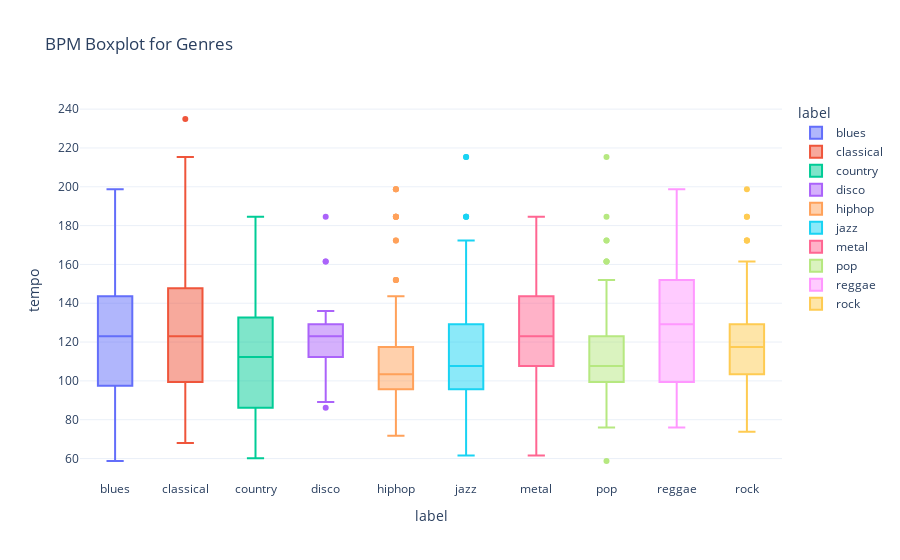

Source (notebook cell):
### Markdown cell above
BPM Boxplot and chosen feature histogram

### Code cell
x = df[["label", "tempo"]]

bpm_box = px.box(
    df, 
    y="tempo", 
    x="label", 
    color="label", 
    title="BPM Boxplot for Genres", 
    width=900 
)

bpm_box.show()

### Figure 1 — Plotly figure (JSON) as saved in the notebook; plotly's stock layout.template omitted (floating-point values rounded to 4 significant figures)
{"data": [{"alignmentgroup": "True", "hovertemplate": "label=%{x}<br>tempo=%{y}<extra></extra>", "legendgroup": "blues", "marker": {"color": "#636efa"}, "name": "blues", "notched": false, "offsetgroup": "blues", "orientation": "v", "showlegend": true, "type": "box", "x": ["blues", "blues", "blues", "blues", "blues", "blues", "blues", "blues", "blues", "blues", "blues", "blues", "blues", "blues", "blues", "blues", "blues", "blues", "blues", "blues", "blues", "blues", "blues", "blues", "blues", "blues", "blues", "blues", "blues", "blues", "blues", "blues", "blues", "blues", "blues", "blues", "blues", "blues", "blues", "blues", "blues", "blues", "blues", "blues", "blues", "blues", "blues", "blues", "blues", "blues", "blues", "blues", "blues", "blues", "blues", "blues", "blues", "blues", "blues", "blues", "blues", "blues", "blues", "blues", "blues", "blues", "blues", "blues", "blues", "blues", "blues", "blues", "blues", "blues", "blues", "blues", "blues", "blues", "blues", "blues", "blues", "blues", "blues", "blues", "blues", "blues", "blues", "blues", "blues", "blues", "blues", "blues", "blues", "blues", "blues", "blues", "blues", "blues", "blues", "blues"], "x0": " ", "xaxis": "x", "y": [58.73, 172.3, 136.0, 136.0, 123.0, 78.3, 129.2, 99.38, 123.0, 83.35, 112.3, 143.6, 152.0, 103.4, 152.0, 123.0, 63.02, 143.6, 103.4, 136.0, 89.1, 161.5, 92.29, 129.2, 103.4, 117.5, 143.6, 123.0, 78.3, 136.0, 129.2, 172.3, 89.1, 161.5, 136.0, 117.5, 152.0, 92.29, 83.35, 143.6, 103.4, 152.0, 83.35, 123.0, 152.0, 92.29, 80.75, 99.38, 129.2, 184.6, 136.0, 83.35, 152.0, 95.7, 184.6, 123.0, 184.6, 71.78, 92.29, 107.7, 69.84, 161.5, 117.5, 86.13, 161.5, 136.0, 103.4, 123.0, 152.0, 103.4, 68.0, 129.2, 172.3, 63.02, 161.5, 198.8, 73.83, 107.7, 107.7, 107.7, 78.3, 143.6, 92.29, 161.5, 103.4, 99.38, 161.5, 123.0, 172.3, 92.29, 99.38, 117.5, 112.3, 107.7, 123.0, 112.3, 152.0, 129.2, 117.5, 123.0], "y0": " ", "yaxis": "y"}, {"alignmentgroup": "True", "hovertemplate": "label=%{x}<br>tempo=%{y}<extra></extra>", "legendgroup": "classical", "marker": {"color": "#EF553B"}, "name": "classical", "notched": false, "offsetgroup": "classical", "orientation": "v", "showlegend": true, "type": "box", "x": ["classical", "classical", "classical", "classical", "classical", "classical", "classical", "classical", "classical", "classical", "classical", "classical", "classical", "classical", "classical", "classical", "classical", "classical", "classical", "classical", "classical", "classical", "classical", "classical", "classical", "classical", "classical", "classical", "classical", "classical", "classical", "classical", "classical", "classical", "classical", "classical", "classical", "classical", "classical", "classical", "classical", "classical", "classical", "classical", "classical", "classical", "classical", "classical", "classical", "classical", "classical", "classical", "classical", "classical", "classical", "classical", "classical", "classical", "classical", "classical", "classical", "classical", "classical", "classical", "classical", "classical", "classical", "classical", "classical", "classical", "classical", "classical", "classical", "classical", "classical", "classical", "classical", "classical", "classical", "classical", "classical", "classical", "classical", "classical", "classical", "classical", "classical", "classical", "classical", "classical", "classical", "classical", "classical", "classical", "classical", "classical", "classical", "classical", "classical", "classical"], "x0": " ", "xaxis": "x", "y": [143.6, 184.6, 136.0, 99.38, 95.7, 136.0, 123.0, 107.7, 80.75, 68.0, 161.5, 129.2, 92.29, 107.7, 112.3, 95.7, 123.0, 215.3, 107.7, 129.2, 184.6, 143.6, 152.0, 86.13, 198.8, 95.7, 107.7, 95.7, 83.35, 117.5, 103.4, 136.0, 117.5, 69.84, 78.3, 123.0, 161.5, 103.4, 95.7, 136.0, 95.7, 112.3, 129.2, 152.0, 117.5, 161.5, 123.0, 143.6, 136.0, 234.9, 136.0, 152.0, 95.7, 161.5, 107.7, 107.7, 215.3, 129.2, 95.7, 99.38, 152.0, 103.4, 161.5, 143.6, 152.0, 161.5, 83.35, 112.3, 136.0, 161.5, 95.7, 143.6, 99.38, 99.38, 89.1, 71.78, 143.6, 89.1, 161.5, 143.6, 123.0, 117.5, 129.2, 143.6, 184.6, 95.7, 136.0, 117.5, 172.3, 89.1, 99.38, 103.4, 95.7, 161.5, 152.0, 117.5, 103.4, 172.3, 161.5, 123.0], "y0": " ", "yaxis": "y"}, {"alignmentgroup": "True", "hovertemplate": "label=%{x}<br>tempo=%{y}<extra></extra>", "legendgroup": "country", "marker": {"color": "#00cc96"}, "name": "country", "notched": false, "offsetgroup": "country", "orientation": "v", "showlegend": true, "type": "box", "x": ["country", "country", "country", "country", "country", "country", "country", "country", "country", "country", "country", "country", "country", "country", "country", "country", "country", "country", "country", "country", "country", "country", "country", "country", "country", "country", "country", "country", "country", "country", "country", "country", "country", "country", "country", "country", "country", "country", "country", "country", "country", "country", "country", "country", "country", "country", "country", "country", "country", "country", "country", "country", "country", "country", "country", "country", "country", "country", "country", "country", "country", "country", "country", "country", "country", "country", "country", "country", "country", "country", "country", "country", "country", "country", "country", "country", "country", "country", "country", "country", "country", "country", "country", "country", "country", "country", "country", "country", "country", "country", "country", "country", "country", "country", "country", "country", "country", "country", "country", "country"], "x0": " ", "xaxis": "x", "y": [103.4, 83.35, 184.6, 143.6, 172.3, 143.6, 117.5, 136.0, 69.84, 60.09, 95.7, 112.3, 143.6, 123.0, 136.0, 112.3, 66.26, 112.3, 143.6, 112.3, 152.0, 152.0, 64.6, 117.5, 89.1, 86.13, 136.0, 152.0, 129.2, 89.1, 89.1, 161.5, 83.35, 107.7, 89.1, 112.3, 103.4, 129.2, 129.2, 112.3, 123.0, 152.0, 80.75, 117.5, 95.7, 107.7, 99.38, 136.0, 103.4, 66.26, 112.3, 184.6, 83.35, 99.38, 92.29, 92.29, 107.7, 99.38, 129.2, 161.5, 86.13, 83.35, 112.3, 73.83, 89.1, 89.1, 103.4, 80.75, 68.0, 136.0, 112.3, 99.38, 117.5, 117.5, 112.3, 129.2, 129.2, 143.6, 76.0, 172.3, 143.6, 112.3, 86.13, 143.6, 117.5, 78.3, 66.26, 80.75, 78.3, 64.6, 117.5, 161.5, 86.13, 136.0, 152.0, 89.1, 71.78, 78.3, 117.5, 73.83], "y0": " ", "yaxis": "y"}, {"alignmentgroup": "True", "hovertemplate": "label=%{x}<br>tempo=%{y}<extra></extra>", "legendgroup": "disco", "marker": {"color": "#ab63fa"}, "name": "disco", "notched": false, "offsetgroup": "disco", "orientation": "v", "showlegend": true, "type": "box", "x": ["disco", "disco", "disco", "disco", "disco", "disco", "disco", "disco", "disco", "disco", "disco", "disco", "disco", "disco", "disco", "disco", "disco", "disco", "disco", "disco", "disco", "disco", "disco", "disco", "disco", "disco", "disco", "disco", "disco", "disco", "disco", "disco", "disco", "disco", "disco", "disco", "disco", "disco", "disco", "disco", "disco", "disco", "disco", "disco", "disco", "disco", "disco", "disco", "disco", "disco", "disco", "disco", "disco", "disco", "disco", "disco", "disco", "disco", "disco", "disco", "disco", "disco", "disco", "disco", "disco", "disco", "disco", "disco", "disco", "disco", "disco", "disco", "disco", "disco", "disco", "disco", "disco", "disco", "disco", "disco", "disco", "disco", "disco", "disco", "disco", "disco", "disco", "disco", "disco", "disco", "disco", "disco", "disco", "disco", "disco", "disco", "disco", "disco", "disco", "disco"], "x0": " ", "xaxis": "x", "y": [123.0, 123.0, 99.38, 123.0, 112.3, 129.2, 123.0, 136.0, 123.0, 107.7, 123.0, 123.0, 117.5, 107.7, 107.7, 129.2, 107.7, 123.0, 107.7, 136.0, 112.3, 117.5, 129.2, 103.4, 123.0, 129.2, 161.5, 107.7, 117.5, 129.2, 136.0, 99.38, 86.13, 123.0, 103.4, 89.1, 123.0, 123.0, 117.5, 123.0, 129.2, 136.0, 117.5, 112.3, 129.2, 112.3, 112.3, 129.2, 136.0, 123.0, 123.0, 129.2, 161.5, 107.7, 123.0, 129.2, 107.7, 123.0, 123.0, 112.3, 107.7, 95.7, 129.2, 184.6, 112.3, 123.0, 92.29, 123.0, 123.0, 129.2, 103.4, 123.0, 117.5, 117.5, 103.4, 123.0, 112.3, 99.38, 123.0, 123.0, 136.0, 136.0, 123.0, 107.7, 129.2, 123.0, 112.3, 129.2, 123.0, 123.0, 136.0, 112.3, 129.2, 99.38, 129.2, 107.7, 129.2, 123.0, 129.2, 117.5], "y0": " ", "yaxis": "y"}, {"alignmentgroup": "True", "hovertemplate": "label=%{x}<br>tempo=%{y}<extra></extra>", "legendgroup": "hiphop", "marker": {"color": "#FFA15A"}, "name": "hiphop", "notched": false, "offsetgroup": "hiphop", "orientation": "v", "showlegend": true, "type": "box", "x": ["hiphop", "hiphop", "hiphop", "hiphop", "hiphop", "hiphop", "hiphop", "hiphop", "hiphop", "hiphop", "hiphop", "hiphop", "hiphop", "hiphop", "hiphop", "hiphop", "hiphop", "hiphop", "hiphop", "hiphop", "hiphop", "hiphop", "hiphop", "hiphop", "hiphop", "hiphop", "hiphop", "hiphop", "hiphop", "hiphop", "hiphop", "hiphop", "hiphop", "hiphop", "hiphop", "hiphop", "hiphop", "hiphop", "hiphop", "hiphop", "hiphop", "hiphop", "hiphop", "hiphop", "hiphop", "hiphop", "hiphop", "hiphop", "hiphop", "hiphop", "hiphop", "hiphop", "hiphop", "hiphop", "hiphop", "hiphop", "hiphop", "hiphop", "hiphop", "hiphop", "hiphop", "hiphop", "hiphop", "hiphop", "hiphop", "hiphop", "hiphop", "hiphop", "hiphop", "hiphop", "hiphop", "hiphop", "hiphop", "hiphop", "hiphop", "hiphop", "hiphop", "hiphop", "hiphop", "hiphop", "hiphop", "hiphop", "hiphop", "hiphop", "hiphop", "hiphop", "hiphop", "hiphop", "hiphop", "hiphop", "hiphop", "hiphop", "hiphop", "hiphop", "hiphop", "hiphop", "hiphop", "hiphop", "hiphop", "hiphop"], "x0": " ", "xaxis": "x", "y": [99.38, 117.5, 143.6, 92.29, 103.4, 143.6, 99.38, 117.5, 198.8, 172.3, 89.1, 103.4, 143.6, 99.38, 107.7, 99.38, 92.29, 198.8, 99.38, 103.4, 129.2, 92.29, 107.7, 107.7, 107.7, 152.0, 103.4, 112.3, 80.75, 95.7, 99.38, 92.29, 112.3, 103.4, 95.7, 152.0, 89.1, 89.1, 107.7, 95.7, 152.0, 112.3, 112.3, 103.4, 95.7, 103.4, 117.5, 99.38, 95.7, 136.0, 117.5, 112.3, 99.38, 103.4, 103.4, 184.6, 95.7, 184.6, 99.38, 92.29, 184.6, 129.2, 117.5, 92.29, 117.5, 123.0, 92.29, 95.7, 99.38, 92.29, 107.7, 107.7, 95.7, 92.29, 95.7, 95.7, 92.29, 172.3, 95.7, 86.13, 92.29, 99.38, 99.38, 99.38, 92.29, 136.0, 117.5, 92.29, 198.8, 123.0, 136.0, 71.78, 184.6, 184.6, 95.7, 95.7, 99.38, 99.38, 103.4, 123.0], "y0": " ", "yaxis": "y"}, {"alignmentgroup": "True", "hovertemplate": "label=%{x}<br>tempo=%{y}<extra></extra>", "legendgroup": "jazz", "marker": {"color": "#19d3f3"}, "name": "jazz", "notched": false, "offsetgroup": "jazz", "orientation": "v", "showlegend": true, "type": "box", "x": ["jazz", "jazz", "jazz", "jazz", "jazz", "jazz", "jazz", "jazz", "jazz", "jazz", "jazz", "jazz", "jazz", "jazz", "jazz", "jazz", "jazz", "jazz", "jazz", "jazz", "jazz", "jazz", "jazz", "jazz", "jazz", "jazz", "jazz", "jazz", "jazz", "jazz", "jazz", "jazz", "jazz", "jazz", "jazz", "jazz", "jazz", "jazz", "jazz", "jazz", "jazz", "jazz", "jazz", "jazz", "jazz", "jazz", "jazz", "jazz", "jazz", "jazz", "jazz", "jazz", "jazz", "jazz", "jazz", "jazz", "jazz", "jazz", "jazz", "jazz", "jazz", "jazz", "jazz", "jazz", "jazz", "jazz", "jazz", "jazz", "jazz", "jazz", "jazz", "jazz", "jazz", "jazz", "jazz", "jazz", "jazz", "jazz", "jazz", "jazz", "jazz", "jazz", "jazz", "jazz", "jazz", "jazz", "jazz", "jazz", "jazz", "jazz", "jazz", "jazz", "jazz", "jazz", "jazz", "jazz", "jazz", "jazz", "jazz", "jazz"], "x0": " ", "xaxis": "x", "y": [73.83, 152.0, 92.29, 215.3, 136.0, 117.5, 112.3, 99.38, 129.2, 123.0, 152.0, 64.6, 112.3, 99.38, 107.7, 99.38, 99.38, 61.52, 136.0, 112.3, 103.4, 172.3, 184.6, 129.2, 95.7, 83.35, 152.0, 117.5, 117.5, 129.2, 184.6, 123.0, 99.38, 112.3, 80.75, 136.0, 107.7, 129.2, 123.0, 103.4, 99.38, 99.38, 152.0, 107.7, 136.0, 99.38, 73.83, 86.13, 107.7, 99.38, 136.0, 152.0, 95.7, 71.78, 152.0, 95.7, 136.0, 123.0, 117.5, 117.5, 123.0, 73.83, 107.7, 107.7, 80.75, 83.35, 136.0, 123.0, 95.7, 69.84, 107.7, 95.7, 73.83, 117.5, 136.0, 136.0, 83.35, 103.4, 152.0, 80.75, 95.7, 86.13, 129.2, 123.0, 107.7, 95.7, 107.7, 107.7, 71.78, 123.0, 184.6, 103.4, 112.3, 215.3, 103.4, 103.4, 129.2, 152.0, 143.6, 95.7], "y0": " ", "yaxis": "y"}, {"alignmentgroup": "True", "hovertemplate": "label=%{x}<br>tempo=%{y}<extra></extra>", "legendgroup": "metal", "marker": {"color": "#FF6692"}, "name": "metal", "notched": false, "offsetgroup": "metal", "orientation": "v", "showlegend": true, "type": "box", "x": ["metal", "metal", "metal", "metal", "metal", "metal", "metal", "metal", "metal", "metal", "metal", "metal", "metal", "metal", "metal", "metal", "metal", "metal", "metal", "metal", "metal", "metal", "metal", "metal", "metal", "metal", "metal", "metal", "metal", "metal", "metal", "metal", "metal", "metal", "metal", "metal", "metal", "metal", "metal", "metal", "metal", "metal", "metal", "metal", "metal", "metal", "metal", "metal", "metal", "metal", "metal", "metal", "metal", "metal", "metal", "metal", "metal", "metal", "metal", "metal", "metal", "metal", "metal", "metal", "metal", "metal", "metal", "metal", "metal", "metal", "metal", "metal", "metal", "metal", "metal", "metal", "metal", "metal", "metal", "metal", "metal", "metal", "metal", "metal", "metal", "metal", "metal", "metal", "metal", "metal", "metal", "metal", "metal", "metal", "metal", "metal", "metal", "metal", "metal", "metal"], "x0": " ", "xaxis": "x", "y": [136.0, 143.6, 136.0, 143.6, 112.3, 117.5, 107.7, 99.38, 161.5, 117.5, 129.2, 112.3, 99.38, 112.3, 136.0, 136.0, 129.2, 123.0, 117.5, 129.2, 123.0, 161.5, 161.5, 117.5, 172.3, 123.0, 107.7, 161.5, 112.3, 117.5, 152.0, 152.0, 107.7, 129.2, 95.7, 129.2, 161.5, 161.5, 89.1, 152.0, 123.0, 103.4, 117.5, 161.5, 103.4, 92.29, 95.7, 172.3, 117.5, 112.3, 99.38, 123.0, 107.7, 61.52, 117.5, 123.0, 107.7, 89.1, 123.0, 112.3, 107.7, 99.38, 117.5, 152.0, 129.2, 117.5, 143.6, 152.0, 143.6, 123.0, 61.52, 136.0, 143.6, 152.0, 117.5, 86.13, 99.38, 143.6, 117.5, 95.7, 99.38, 107.7, 92.29, 112.3, 136.0, 152.0, 95.7, 78.3, 172.3, 123.0, 161.5, 152.0, 117.5, 95.7, 136.0, 184.6, 123.0, 172.3, 136.0, 152.0], "y0": " ", "yaxis": "y"}, {"alignmentgroup": "True", "hovertemplate": "label=%{x}<br>tempo=%{y}<extra></extra>", "legendgroup": "pop", "marker": {"color": "#B6E880"}, "name": "pop", "notched": false, "offsetgroup": "pop", "orientation": "v", "showlegend": true, "type": "box", "x": ["pop", "pop", "pop", "pop", "pop", "pop", "pop", "pop", "pop", "pop", "pop", "pop", "pop", "pop", "pop", "pop", "pop", "pop", "pop", "pop", "pop", "pop", "pop", "pop", "pop", "pop", "pop", "pop", "pop", "pop", "pop", "pop", "pop", "pop", "pop", "pop", "pop", "pop", "pop", "pop", "pop", "pop", "pop", "pop", "pop", "pop", "pop", "pop", "pop", "pop", "pop", "pop", "pop", "pop", "pop", "pop", "pop", "pop", "pop", "pop", "pop", "pop", "pop", "pop", "pop", "pop", "pop", "pop", "pop", "pop", "pop", "pop", "pop", "pop", "pop", "pop", "pop", "pop", "pop", "pop", "pop", "pop", "pop", "pop", "pop", "pop", "pop", "pop", "pop", "pop", "pop", "pop", "pop", "pop", "pop", "pop", "pop", "pop", "pop", "pop"], "x0": " ", "xaxis": "x", "y": [83.35, 99.38, 95.7, 76.0, 95.7, 117.5, 123.0, 92.29, 152.0, 95.7, 107.7, 107.7, 99.38, 107.7, 95.7, 172.3, 103.4, 99.38, 103.4, 103.4, 117.5, 143.6, 103.4, 103.4, 136.0, 107.7, 129.2, 112.3, 112.3, 117.5, 161.5, 112.3, 103.4, 99.38, 117.5, 117.5, 117.5, 103.4, 89.1, 92.29, 103.4, 143.6, 112.3, 152.0, 136.0, 103.4, 107.7, 107.7, 103.4, 129.2, 92.29, 99.38, 123.0, 129.2, 129.2, 129.2, 117.5, 112.3, 89.1, 99.38, 123.0, 129.2, 117.5, 80.75, 78.3, 117.5, 112.3, 129.2, 112.3, 80.75, 99.38, 99.38, 161.5, 215.3, 129.2, 129.2, 83.35, 95.7, 95.7, 58.73, 92.29, 99.38, 143.6, 129.2, 184.6, 172.3, 83.35, 92.29, 107.7, 107.7, 99.38, 117.5, 89.1, 107.7, 103.4, 161.5, 92.29, 107.7, 107.7, 83.35], "y0": " ", "yaxis": "y"}, {"alignmentgroup": "True", "hovertemplate": "label=%{x}<br>tempo=%{y}<extra></extra>", "legendgroup": "reggae", "marker": {"color": "#FF97FF"}, "name": "reggae", "notched": false, "offsetgroup": "reggae", "orientation": "v", "showlegend": true, "type": "box", "x": ["reggae", "reggae", "reggae", "reggae", "reggae", "reggae", "reggae", "reggae", "reggae", "reggae", "reggae", "reggae", "reggae", "reggae", "reggae", "reggae", "reggae", "reggae", "reggae", "reggae", "reggae", "reggae", "reggae", "reggae", "reggae", "reggae", "reggae", "reggae", "reggae", "reggae", "reggae", "reggae", "reggae", "reggae", "reggae", "reggae", "reggae", "reggae", "reggae", "reggae", "reggae", "reggae", "reggae", "reggae", "reggae", "reggae", "reggae", "reggae", "reggae", "reggae", "reggae", "reggae", "reggae", "reggae", "reggae", "reggae", "reggae", "reggae", "reggae", "reggae", "reggae", "reggae", "reggae", "reggae", "reggae", "reggae", "reggae", "reggae", "reggae", "reggae", "reggae", "reggae", "reggae", "reggae", "reggae", "reggae", "reggae", "reggae", "reggae", "reggae", "reggae", "reggae", "reggae", "reggae", "reggae", "reggae", "reggae", "reggae", "reggae", "reggae", "reggae", "reggae", "reggae", "reggae", "reggae", "reggae", "reggae", "reggae", "reggae", "reggae"], "x0": " ", "xaxis": "x", "y": [99.38, 129.2, 152.0, 95.7, 161.5, 123.0, 123.0, 99.38, 161.5, 129.2, 152.0, 92.29, 136.0, 143.6, 143.6, 129.2, 99.38, 89.1, 143.6, 129.2, 152.0, 86.13, 161.5, 172.3, 95.7, 161.5, 83.35, 89.1, 86.13, 143.6, 172.3, 99.38, 76.0, 143.6, 152.0, 198.8, 129.2, 184.6, 95.7, 161.5, 107.7, 152.0, 152.0, 129.2, 152.0, 86.13, 152.0, 136.0, 136.0, 89.1, 143.6, 123.0, 161.5, 76.0, 136.0, 152.0, 152.0, 129.2, 152.0, 78.3, 129.2, 123.0, 143.6, 103.4, 143.6, 129.2, 123.0, 152.0, 76.0, 129.2, 95.7, 123.0, 117.5, 123.0, 161.5, 152.0, 152.0, 152.0, 161.5, 143.6, 184.6, 107.7, 143.6, 92.29, 95.7, 89.1, 112.3, 172.3, 123.0, 172.3, 172.3, 89.1, 143.6, 152.0, 123.0, 83.35, 83.35, 112.3, 161.5, 117.5], "y0": " ", "yaxis": "y"}, {"alignmentgroup": "True", "hovertemplate": "label=%{x}<br>tempo=%{y}<extra></extra>", "legendgroup": "rock", "marker": {"color": "#FECB52"}, "name": "rock", "notched": false, "offsetgroup": "rock", "orientation": "v", "showlegend": true, "type": "box", "x": ["rock", "rock", "rock", "rock", "rock", "rock", "rock", "rock", "rock", "rock", "rock", "rock", "rock", "rock", "rock", "rock", "rock", "rock", "rock", "rock", "rock", "rock", "rock", "rock", "rock", "rock", "rock", "rock", "rock", "rock", "rock", "rock", "rock", "rock", "rock", "rock", "rock", "rock", "rock", "rock", "rock", "rock", "rock", "rock", "rock", "rock", "rock", "rock", "rock", "rock", "rock", "rock", "rock", "rock", "rock", "rock", "rock", "rock", "rock", "rock", "rock", "rock", "rock", "rock", "rock", "rock", "rock", "rock", "rock", "rock", "rock", "rock", "rock", "rock", "rock", "rock", "rock", "rock", "rock", "rock", "rock", "rock", "rock", "rock", "rock", "rock", "rock", "rock", "rock", "rock", "rock", "rock", "rock", "rock", "rock", "rock", "rock", "rock", "rock", "rock"], "x0": " ", "xaxis": "x", "y": [117.5, 99.38, 143.6, 136.0, 103.4, 161.5, 112.3, 112.3, 123.0, 89.1, 95.7, 123.0, 143.6, 107.7, 136.0, 117.5, 123.0, 152.0, 136.0, 123.0, 123.0, 103.4, 76.0, 103.4, 95.7, 73.83, 123.0, 112.3, 117.5, 136.0, 172.3, 152.0, 129.2, 89.1, 112.3, 117.5, 80.75, 112.3, 92.29, 107.7, 76.0, 123.0, 95.7, 107.7, 123.0, 129.2, 117.5, 107.7, 103.4, 129.2, 184.6, 143.6, 129.2, 103.4, 92.29, 123.0, 99.38, 123.0, 172.3, 152.0, 129.2, 129.2, 99.38, 117.5, 172.3, 117.5, 129.2, 107.7, 112.3, 123.0, 129.2, 123.0, 103.4, 117.5, 136.0, 161.5, 89.1, 123.0, 117.5, 112.3, 117.5, 73.83, 117.5, 117.5, 103.4, 117.5, 152.0, 117.5, 92.29, 112.3, 198.8, 136.0, 129.2, 73.83, 76.0, 129.2, 184.6, 99.38, 136.0, 89.1], "y0": " ", "yaxis": "y"}], "layout": {"boxmode": "overlay", "legend": {"title": {"text": "label"}, "tracegroupgap": 0}, "title": {"text": "BPM Boxplot for Genres"}, "width": 900, "xaxis": {"anchor": "y", "categoryarray": ["blues", "classical", "country", "disco", "hiphop", "jazz", "metal", "pop", "reggae", "rock"], "categoryorder": "array", "domain": [0, 1], "title": {"text": "label"}}, "yaxis": {"anchor": "x", "domain": [0, 1], "title": {"text": "tempo"}}}}
